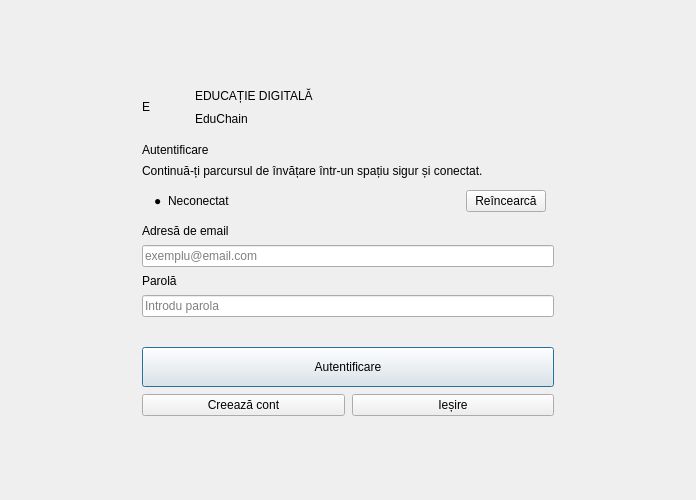
<?xml version="1.0" encoding="UTF-8"?>
<ui version="4.0">
 <class>LoginWindow</class>
 <widget class="QWidget" name="LoginWindow">
  <property name="minimumSize"><size><width>680</width><height>500</height></size></property>
  <property name="windowTitle"><string>EduChain - Autentificare</string></property>
  <layout class="QVBoxLayout" name="mainLayout">
   <property name="leftMargin"><number>28</number></property>
   <property name="topMargin"><number>12</number></property>
   <property name="rightMargin"><number>28</number></property>
   <property name="bottomMargin"><number>12</number></property>
   <item><spacer name="topSpacer"><property name="orientation"><enum>Qt::Orientation::Vertical</enum></property><property name="sizeHint" stdset="0"><size><width>20</width><height>8</height></size></property></spacer></item>
   <item><layout class="QHBoxLayout" name="authRowLayout">
    <item><spacer name="leftSpacer"><property name="orientation"><enum>Qt::Orientation::Horizontal</enum></property><property name="sizeHint" stdset="0"><size><width>80</width><height>20</height></size></property></spacer></item>
    <item><widget class="QFrame" name="authCard">
     <property name="minimumSize"><size><width>480</width><height>0</height></size></property>
     <property name="maximumSize"><size><width>560</width><height>620</height></size></property>
     <layout class="QVBoxLayout" name="cardLayout">
      <property name="leftMargin"><number>34</number></property>
      <property name="topMargin"><number>18</number></property>
      <property name="rightMargin"><number>34</number></property>
      <property name="bottomMargin"><number>18</number></property>
      <property name="spacing"><number>7</number></property>
      <item><layout class="QHBoxLayout" name="brandLayout">
       <item><widget class="QLabel" name="brandMarkLabel"><property name="minimumSize"><size><width>46</width><height>46</height></size></property><property name="maximumSize"><size><width>46</width><height>46</height></size></property><property name="text"><string>E</string></property></widget></item>
       <item><layout class="QVBoxLayout" name="brandTextLayout"><property name="spacing"><number>0</number></property>
        <item><widget class="QLabel" name="eyebrowLabel"><property name="text"><string>EDUCAȚIE DIGITALĂ</string></property></widget></item>
        <item><widget class="QLabel" name="titleLabel"><property name="text"><string>EduChain</string></property></widget></item>
       </layout></item>
       <item><spacer name="brandSpacer"><property name="orientation"><enum>Qt::Orientation::Horizontal</enum></property><property name="sizeHint" stdset="0"><size><width>40</width><height>20</height></size></property></spacer></item>
      </layout></item>
      <item><spacer name="brandBottomSpacer"><property name="orientation"><enum>Qt::Orientation::Vertical</enum></property><property name="sizeHint" stdset="0"><size><width>20</width><height>6</height></size></property></spacer></item>
      <item><widget class="QLabel" name="subtitleLabel"><property name="text"><string>Autentificare</string></property></widget></item>
      <item><widget class="QLabel" name="descriptionLabel"><property name="text"><string>Continuă-ți parcursul de învățare într-un spațiu sigur și conectat.</string></property><property name="wordWrap"><bool>true</bool></property></widget></item>
      <item><widget class="QFrame" name="statusPill"><layout class="QHBoxLayout" name="connectionLayout">
       <property name="leftMargin"><number>12</number></property><property name="topMargin"><number>5</number></property><property name="rightMargin"><number>8</number></property><property name="bottomMargin"><number>5</number></property>
       <item><widget class="QLabel" name="connectionDotLabel"><property name="text"><string>●</string></property></widget></item>
       <item><widget class="QLabel" name="connectionStatusLabel"><property name="text"><string>Neconectat</string></property></widget></item>
       <item><spacer name="connectionSpacer"><property name="orientation"><enum>Qt::Orientation::Horizontal</enum></property><property name="sizeHint" stdset="0"><size><width>20</width><height>20</height></size></property></spacer></item>
       <item><widget class="QPushButton" name="retryConnectionButton"><property name="text"><string>Reîncearcă</string></property></widget></item>
      </layout></widget></item>
      <item><layout class="QVBoxLayout" name="credentialsLayout"><property name="spacing"><number>7</number></property>
       <item><widget class="QLabel" name="emailLabel"><property name="text"><string>Adresă de email</string></property></widget></item>
       <item><widget class="QLineEdit" name="emailLineEdit"><property name="placeholderText"><string>exemplu@email.com</string></property><property name="clearButtonEnabled"><bool>true</bool></property></widget></item>
       <item><widget class="QLabel" name="passwordLabel"><property name="text"><string>Parolă</string></property></widget></item>
       <item><widget class="QLineEdit" name="passwordLineEdit"><property name="placeholderText"><string>Introdu parola</string></property><property name="echoMode"><enum>QLineEdit::EchoMode::Password</enum></property></widget></item>
      </layout></item>
      <item><widget class="QLabel" name="statusLabel"><property name="minimumSize"><size><width>0</width><height>16</height></size></property><property name="text"><string/></property><property name="wordWrap"><bool>true</bool></property></widget></item>
      <item><widget class="QPushButton" name="loginButton"><property name="minimumSize"><size><width>0</width><height>40</height></size></property><property name="text"><string>Autentificare</string></property><property name="default"><bool>true</bool></property></widget></item>
      <item><layout class="QHBoxLayout" name="buttonsLayout">
       <item><widget class="QPushButton" name="registerButton"><property name="text"><string>Creează cont</string></property></widget></item>
       <item><widget class="QPushButton" name="exitButton"><property name="text"><string>Ieșire</string></property></widget></item>
      </layout></item>
     </layout>
    </widget></item>
    <item><spacer name="rightSpacer"><property name="orientation"><enum>Qt::Orientation::Horizontal</enum></property><property name="sizeHint" stdset="0"><size><width>80</width><height>20</height></size></property></spacer></item>
   </layout></item>
   <item><spacer name="bottomSpacer"><property name="orientation"><enum>Qt::Orientation::Vertical</enum></property><property name="sizeHint" stdset="0"><size><width>20</width><height>8</height></size></property></spacer></item>
  </layout>
 </widget>
 <resources/><connections/>
</ui>
